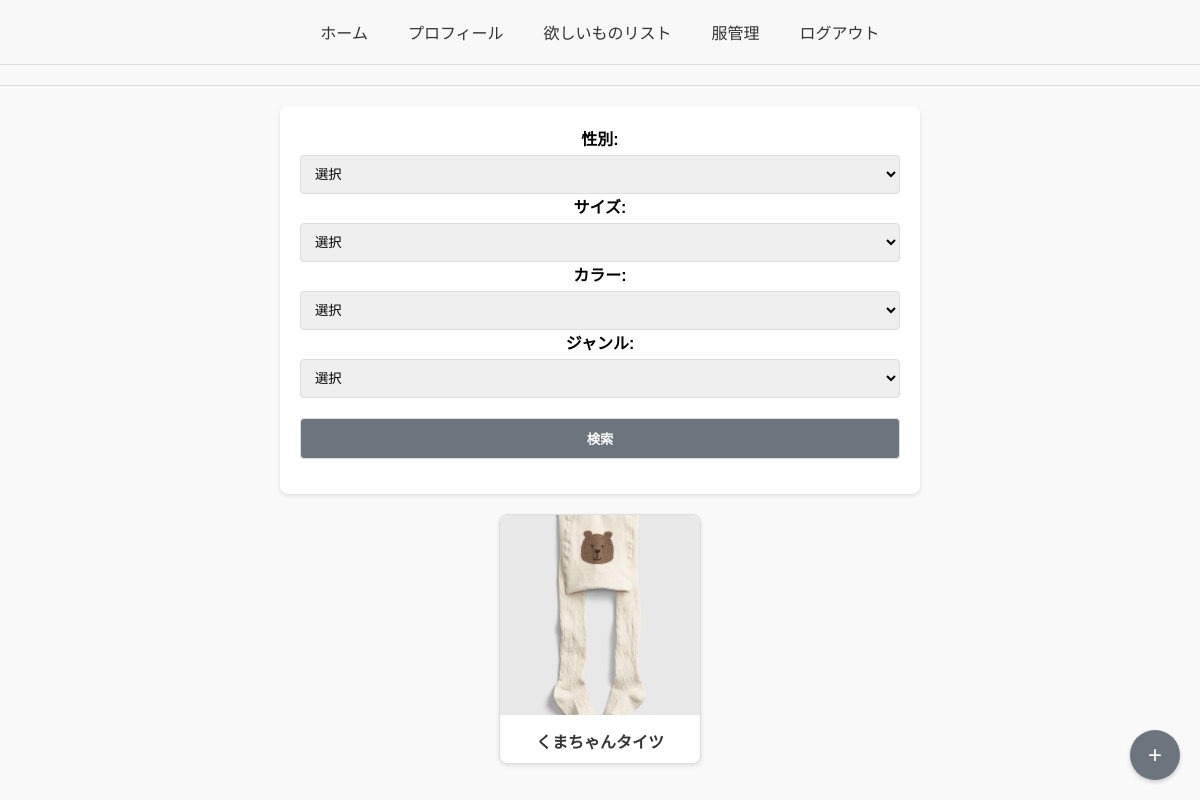
/clothes, run on an earlier commit of the app's database.
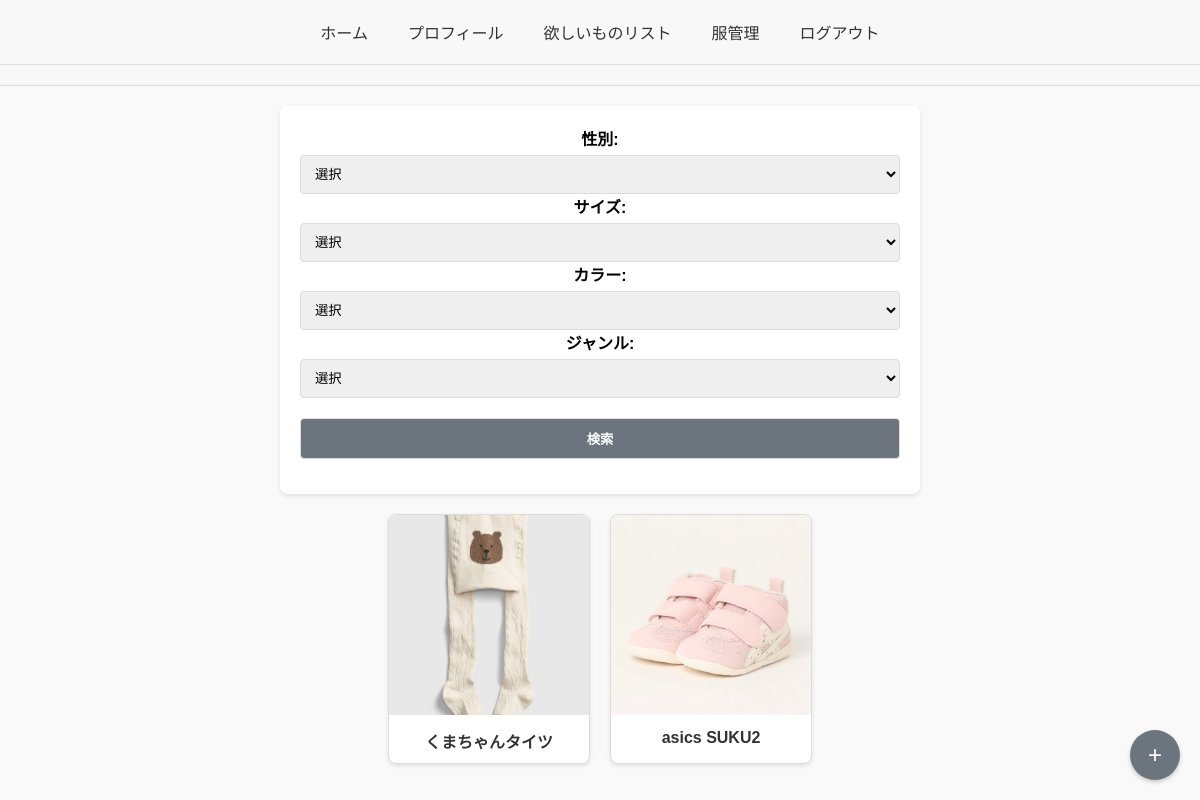
And on a later commit of the database.
### app/models.py (models this page shows, shortened)
class Clothes(models.Model):
    GENDER_CHOICES = [
        ('Male', '男性'),
        ('Female', '女性'),
        ('Other', 'その他'),
    ]
    SIZE_CHOICES = [
        ('50~60', '50~60'),
        ('70', '70'),
        ('80', '80'),
        ('90', '90'),
        ('100', '100'),
        ('110', '110'),
        ('120', '120'),
        ('130', '130'),
        ('140', '140'),
    ]
    GENRE_CHOICES = [
        ('tops', 'トップス'),
        ('skirts', 'スカート'),
        ('outer', 'アウター'),
        ('onepiece', 'ワンピース'),
        ('pants', 'パンツ'),
        ('hat', '帽子'),
        ('maternity', 'マタニティ'),
        ('baby', 'ベビー'),
        ('other', 'その他'),
    ]
    COLOR_CHOICES = [
        ('white', '白'),
        ('black', '黒'),
        ('gray', 'グレー'),
        ('brown', '茶'),
        ('beige', 'ベージュ'),
        ('green', '緑'),
        ('blue', '青'),
        ('purple', '紫'),
        ('yellow', '黄'),
        ('pink', 'ピンク'),
        ('red', '赤'),
        ('orange', 'オレンジ'),
        ('other', 'その他'),
    ]
    title = models.CharField(max_length=50)
    size = models.CharField(max_length=10, choices=SIZE_CHOICES)
    genre = models.CharField(max_length=20, choices=GENRE_CHOICES)
    gender = models.CharField(max_length=10, choices=GENDER_CHOICES, default='Unisex')
    color = models.CharField(max_length=10, choices=COLOR_CHOICES)
    price = models.DecimalField(max_digits=10, decimal_places=2, null=True, blank=True)
    memo = models.TextField(null=True, blank=True)
    image = models.ImageField(upload_to='clothes_images/', null=True, blank=True)

### app/views.py (the view)
# urls.py: path('clothes',ClothesView.as_view(), name='clothes'),
class ClothesView(View):
    def get(self, request):
        clothes = Clothes.objects.all()
        return render(request, "clothes.html", {"clothes": clothes})

### app/templates/clothes.html (shortened to what this page needs)
{% extends 'base.html' %}
{% load static %}
{% block content %}
<head>
</head>
<body>
    <header>
    </header>
    <div class="container">
        <form method="get" action="{% url 'search-results' %}">
                <label for="gender">性別:</label>
                <select id="gender" name="gender">
                    <option value="">選択</option>
                </select>
                <label for="size">サイズ:</label>
                <select id="size" name="size">
                    <option value="">選択</option>
                </select>
                <label for="color">カラー:</label>
                <select id="color" name="color">
                    <option value="">選択</option>
                </select>
                <label for="genre">ジャンル:</label>
                <select id="genre" name="genre">
                    <option value="">選択</option>
                </select>
            <div style="margin-top: 20px;">
                <button type="submit">検索</button>
            </div>
        </form>
        <div class="card-grid">
            {% for item in clothes %}
            <div class="card">
                <a href="{% url 'clothes_detail' item.id %}">
                    {% if item.image %}
                        <img src="{{ item.image.url }}" alt="{{ item.title }}">
                    {% else %}
                        <img src="https://via.placeholder.com/200?text=No+Image" alt="画像なし">
                    {% endif %}
                    <div class="card-title">{{ item.title }}</div>
                </a>
            </div>
            {% endfor %}
        </div>
    </div>
    <div class="add-button" onclick="window.location.href='{% url 'clothes_create' %}'">+</div>
</body>
</html>
{% endblock %}

What changed in the data, as far as the page shows it:
added Clothes: image (picture), title "asics SUKU2"
